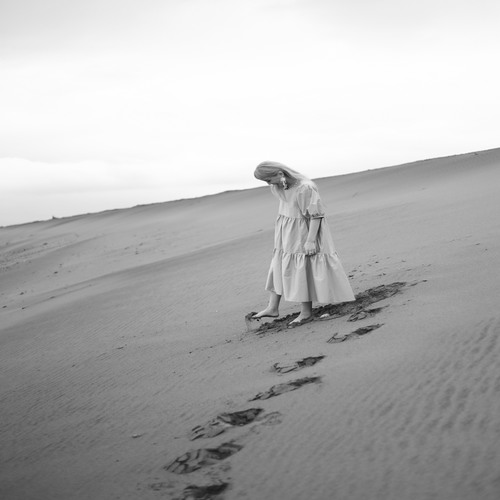
#> input picture 500x500_02.jpg, 500 x 500 px
$ python grayscale.py ../500x500_02.jpg
#> lines starting #> are read from the running program, lines starting #| are printed output that depends on the picture; after the words box and inside, x2 and y2 are one past the last pixel; in counts of white or black regions, pixels touching at a corner belong together
#!/usr/bin/env python
# coding: utf-8

# In[1]:


import sys
import cv2
import numpy as np


# In[2]:


def readImage():
    """
    read an image file and return its data
    """
    if len(sys.argv) > 1:
        fname = sys.argv[1]
    else:
        fname = input('image file -> ')
    image = cv2.imread(fname)
#> image is the input picture: shape (500, 500, 3); min 16, max 255, mean 180.3
    if image is None:
        print('no image file:', fname)
        sys.exit(1)
    return image


# In[3]:


def main():
    img = readImage()
    print('original size =', img.size)
#| original size = 750000
    print('(height, width, channels) =', img.shape)
#| (height, width, channels) = (500, 500, 3)
    print('channel depth =', img.dtype)
#| channel depth = uint8
    cv2.imwrite('image.jpg', img)
    wname = 'Original'
    #
    cv2.imshow(wname, img)

    real = img.astype(np.float64) / 255.0
    print('\nreal number size =', real.size)
#| real number size = 750000
    print('(height, width, channels) =', real.shape)
#| (height, width, channels) = (500, 500, 3)
    print('channel depth =', real.dtype)
#| channel depth = float64
    cv2.imwrite('real.jpg', real)
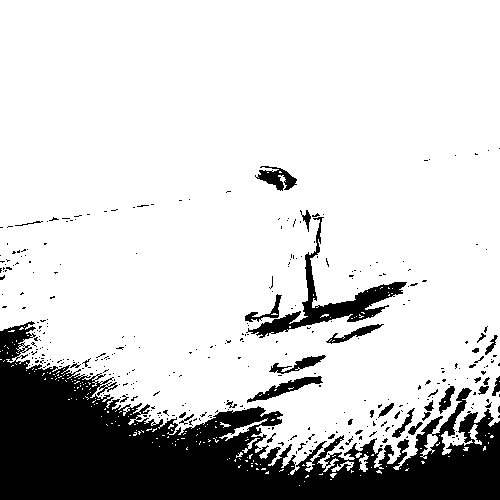
#> saved as real.jpg: shape (500, 500, 3); values 0 (black) and 1 (white), 81% white; 345 black regions (307 under 20 px), largest, box (x1, y1, x2, y2) and area: (0, 321, 500, 500) 40064, (246, 217, 407, 338) 2873, (247, 376, 323, 403) 585
    wname = 'Real'
    cv2.imshow(wname, real)

    gray = cv2.cvtColor(img, cv2.COLOR_BGR2GRAY)
    print('\ngrayscale size =', gray.size)
#| grayscale size = 250000
    print('(height, width, channels) =', gray.shape)
#| (height, width, channels) = (500, 500)
    print('channel depth = ', gray.dtype)
#| channel depth =  uint8
    cv2.imwrite('gray.jpg', gray)
    wname = 'Gray'
    cv2.imshow(wname, gray)

    rGray = gray.astype(np.float64) / 255.0
    print('\nreal number size =', rGray.size)
#| real number size = 250000
    print('(height, width, channels) =', rGray.shape)
#| (height, width, channels) = (500, 500)
    print('channel depth =', rGray.dtype)
#| channel depth = float64
    cv2.imwrite('realGray.jpg', rGray)
    wname = 'RealGray'
    cv2.imshow(wname, rGray)
    cv2.waitKey(0)
    cv2.destroyAllWindows()


# In[5]:


if __name__ == '__main__':
    main()

$ run again, on 500x500_03.jpg
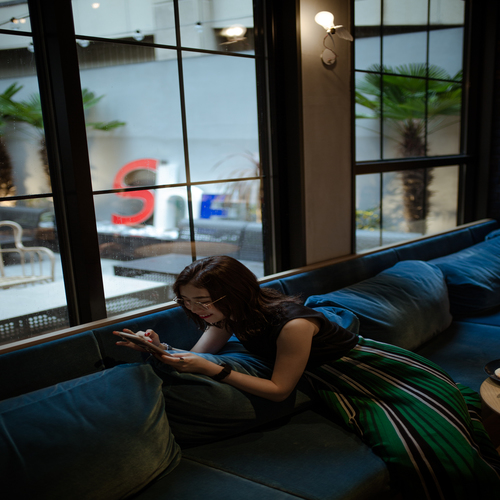
#> input picture 500x500_03.jpg, 500 x 500 px
#> in readImage, image is the input picture: shape (500, 500, 3); mean B, G, R 64.4, 65.6, 58.9
#| original size = 750000
#| (height, width, channels) = (500, 500, 3)
#| channel depth = uint8
#| real number size = 750000
#| (height, width, channels) = (500, 500, 3)
#| channel depth = float64
#> in main, `gray = cv2.cvtColor(img, cv2.COLOR_BGR2GRAY)`:
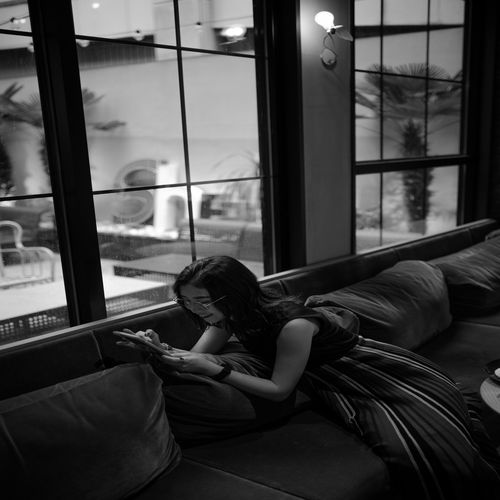
#> gray: shape (500, 500); min 0, max 255, mean 63.5
#| grayscale size = 250000
#| (height, width, channels) = (500, 500)
#| channel depth =  uint8
#| real number size = 250000
#| (height, width, channels) = (500, 500)
#| channel depth = float64
#> in main, `cv2.imwrite('realGray.jpg', rGray)`:
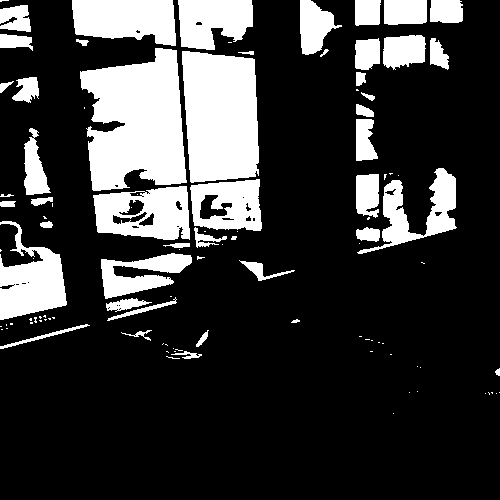
#> saved as realGray.jpg: shape (500, 500); values 0 (black) and 1 (white), 22.1% white; 106 white regions (60 under 20 px), largest, box (x1, y1, x2, y2) and area: (80, 48, 187, 191) 11009, (182, 51, 259, 183) 8883, (72, 0, 176, 46) 3880
